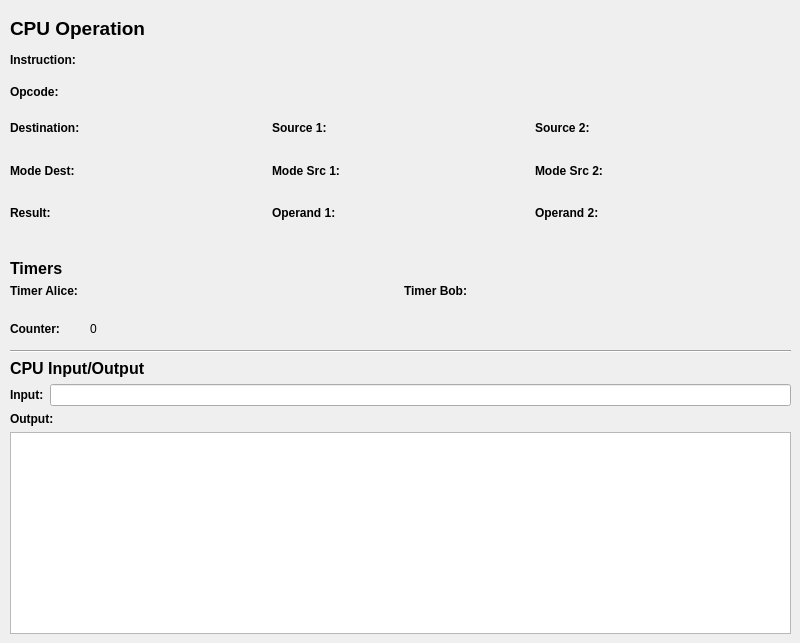
      <widget class="QWidget" name="tab">
       <attribute name="title">
        <string>CPU Operation</string>
       </attribute>
       <widget class="QWidget" name="layoutWidget">
        <property name="geometry">
         <rect>
          <x>10</x>
          <y>50</y>
          <width>771</width>
          <height>19</height>
         </rect>
        </property>
        <layout class="QHBoxLayout" name="horizontalLayout_4">
         <item>
          <widget class="QLabel" name="label_3">
           <property name="enabled">
            <bool>true</bool>
           </property>
           <property name="sizePolicy">
            <sizepolicy hsizetype="Fixed" vsizetype="Preferred">
             <horstretch>0</horstretch>
             <verstretch>0</verstretch>
            </sizepolicy>
           </property>
           <property name="font">
            <font>
             <weight>75</weight>
             <bold>true</bold>
            </font>
           </property>
           <property name="text">
            <string>Instruction:</string>
           </property>
          </widget>
         </item>
         <item>
          <widget class="QLabel" name="CPUInstruction">
           <property name="text">
            <string/>
           </property>
          </widget>
         </item>
        </layout>
       </widget>
       <widget class="QLabel" name="label_2">
        <property name="geometry">
         <rect>
          <x>10</x>
          <y>17</y>
          <width>136</width>
          <height>22</height>
         </rect>
        </property>
        <property name="font">
         <font>
          <pointsize>14</pointsize>
          <weight>75</weight>
          <bold>true</bold>
         </font>
        </property>
        <property name="text">
         <string>CPU Operation</string>
        </property>
       </widget>
       <widget class="QWidget" name="layoutWidget">
        <property name="geometry">
         <rect>
          <x>10</x>
          <y>82</y>
          <width>771</width>
          <height>19</height>
         </rect>
        </property>
        <layout class="QHBoxLayout" name="horizontalLayout_5">
         <item>
          <widget class="QLabel" name="label_4">
           <property name="sizePolicy">
            <sizepolicy hsizetype="Fixed" vsizetype="Preferred">
             <horstretch>0</horstretch>
             <verstretch>0</verstretch>
            </sizepolicy>
           </property>
           <property name="font">
            <font>
             <weight>75</weight>
             <bold>true</bold>
            </font>
           </property>
           <property name="text">
            <string>Opcode:</string>
           </property>
          </widget>
         </item>
         <item>
          <widget class="QLabel" name="CPUOpcode">
           <property name="text">
            <string/>
           </property>
          </widget>
         </item>
        </layout>
       </widget>
       <widget class="QWidget" name="layoutWidget">
        <property name="geometry">
         <rect>
          <x>10</x>
          <y>110</y>
          <width>781</width>
          <height>121</height>
         </rect>
        </property>
        <layout class="QGridLayout" name="gridLayout">
         <item row="0" column="0">
          <layout class="QHBoxLayout" name="horizontalLayout_6">
           <item>
            <widget class="QLabel" name="label_5">
             <property name="sizePolicy">
              <sizepolicy hsizetype="Fixed" vsizetype="Preferred">
               <horstretch>0</horstretch>
               <verstretch>0</verstretch>
              </sizepolicy>
             </property>
             <property name="font">
              <font>
               <weight>75</weight>
               <bold>true</bold>
              </font>
             </property>
             <property name="text">
              <string>Destination:</string>
             </property>
            </widget>
           </item>
           <item>
            <widget class="QLabel" name="CPUDest">
             <property name="text">
              <string/>
             </property>
            </widget>
           </item>
          </layout>
         </item>
         <item row="0" column="3">
          <layout class="QHBoxLayout" name="horizontalLayout_8">
           <item>
            <widget class="QLabel" name="label_7">
             <property name="sizePolicy">
              <sizepolicy hsizetype="Fixed" vsizetype="Preferred">
               <horstretch>0</horstretch>
               <verstretch>0</verstretch>
              </sizepolicy>
             </property>
             <property name="font">
              <font>
               <weight>75</weight>
               <bold>true</bold>
              </font>
             </property>
             <property name="text">
              <string>Source 2:</string>
             </property>
            </widget>
           </item>
           <item>
            <widget class="QLabel" name="CPUSource2">
             <property name="text">
              <string/>
             </property>
            </widget>
           </item>
          </layout>
         </item>
         <item row="1" column="0">
          <layout class="QHBoxLayout" name="horizontalLayout_10">
           <item>
            <widget class="QLabel" name="label_8">
             <property name="sizePolicy">
              <sizepolicy hsizetype="Fixed" vsizetype="Preferred">
               <horstretch>0</horstretch>
               <verstretch>0</verstretch>
              </sizepolicy>
             </property>
             <property name="font">
              <font>
               <weight>75</weight>
               <bold>true</bold>
              </font>
             </property>
             <property name="text">
              <string>Mode Dest:</string>
             </property>
            </widget>
           </item>
           <item>
            <widget class="QLabel" name="CPUdestmode">
             <property name="text">
              <string/>
             </property>
            </widget>
           </item>
          </layout>
         </item>
         <item row="1" column="1">
          <layout class="QHBoxLayout" name="horizontalLayout_9">
           <item>
            <widget class="QLabel" name="label_9">
             <property name="sizePolicy">
              <sizepolicy hsizetype="Fixed" vsizetype="Preferred">
               <horstretch>0</horstretch>
               <verstretch>0</verstretch>
              </sizepolicy>
             </property>
             <property name="font">
              <font>
               <weight>75</weight>
               <bold>true</bold>
              </font>
             </property>
             <property name="text">
              <string>Mode Src 1:</string>
             </property>
            </widget>
           </item>
           <item>
            <widget class="QLabel" name="CPUsrc1mode">
             <property name="text">
              <string/>
             </property>
            </widget>
           </item>
          </layout>
         </item>
         <item row="1" column="3">
          <layout class="QHBoxLayout" name="horizontalLayout_11">
           <item>
            <widget class="QLabel" name="label_10">
             <property name="sizePolicy">
              <sizepolicy hsizetype="Fixed" vsizetype="Preferred">
               <horstretch>0</horstretch>
               <verstretch>0</verstretch>
              </sizepolicy>
             </property>
             <property name="font">
              <font>
               <weight>75</weight>
               <bold>true</bold>
              </font>
             </property>
             <property name="text">
              <string>Mode Src 2:</string>
             </property>
            </widget>
           </item>
           <item>
            <widget class="QLabel" name="CPUsrc2mode">
             <property name="text">
              <string/>
             </property>
            </widget>
           </item>
          </layout>
         </item>
         <item row="3" column="0">
          <layout class="QHBoxLayout" name="horizontalLayout_12">
           <item>
            <widget class="QLabel" name="label_11">
             <property name="sizePolicy">
              <sizepolicy hsizetype="Fixed" vsizetype="Preferred">
               <horstretch>0</horstretch>
               <verstretch>0</verstretch>
              </sizepolicy>
             </property>
             <property name="font">
              <font>
               <weight>75</weight>
               <bold>true</bold>
              </font>
             </property>
             <property name="text">
              <string>Result:</string>
             </property>
            </widget>
           </item>
           <item>
            <widget class="QLabel" name="CPUResult">
             <property name="text">
              <string/>
             </property>
            </widget>
           </item>
          </layout>
         </item>
         <item row="3" column="1">
          <layout class="QHBoxLayout" name="horizontalLayout_13">
           <item>
            <widget class="QLabel" name="label_12">
             <property name="sizePolicy">
              <sizepolicy hsizetype="Fixed" vsizetype="Preferred">
               <horstretch>0</horstretch>
               <verstretch>0</verstretch>
              </sizepolicy>
             </property>
             <property name="font">
              <font>
               <weight>75</weight>
               <bold>true</bold>
              </font>
             </property>
             <property name="text">
              <string>Operand 1:</string>
             </property>
            </widget>
           </item>
           <item>
            <widget class="QLabel" name="CPUOperand1">
             <property name="text">
              <string/>
             </property>
            </widget>
           </item>
          </layout>
         </item>
         <item row="0" column="1">
          <layout class="QHBoxLayout" name="horizontalLayout_7">
           <item>
            <widget class="QLabel" name="label_6">
             <property name="sizePolicy">
              <sizepolicy hsizetype="Fixed" vsizetype="Preferred">
               <horstretch>0</horstretch>
               <verstretch>0</verstretch>
              </sizepolicy>
             </property>
             <property name="font">
              <font>
               <weight>75</weight>
               <bold>true</bold>
              </font>
             </property>
             <property name="text">
              <string>Source 1:</string>
             </property>
            </widget>
           </item>
           <item>
            <widget class="QLabel" name="CPUSource1">
             <property name="text">
              <string/>
             </property>
            </widget>
           </item>
          </layout>
         </item>
         <item row="3" column="3">
          <layout class="QHBoxLayout" name="horizontalLayout_14">
           <item>
            <widget class="QLabel" name="label_13">
             <property name="sizePolicy">
              <sizepolicy hsizetype="Fixed" vsizetype="Preferred">
               <horstretch>0</horstretch>
               <verstretch>0</verstretch>
              </sizepolicy>
             </property>
             <property name="font">
              <font>
               <weight>75</weight>
               <bold>true</bold>
              </font>
             </property>
             <property name="text">
              <string>Operand 2:</string>
             </property>
            </widget>
           </item>
           <item>
            <widget class="QLabel" name="CPUOperand2">
             <property name="text">
              <string/>
             </property>
            </widget>
           </item>
          </layout>
         </item>
         <item row="2" column="0">
          <layout class="QHBoxLayout" name="horizontalLayout_26"/>
         </item>
         <item row="2" column="1">
          <layout class="QHBoxLayout" name="horizontalLayout_27"/>
         </item>
         <item row="2" column="3">
          <layout class="QHBoxLayout" name="horizontalLayout_28"/>
         </item>
        </layout>
       </widget>
       <widget class="QWidget" name="layoutWidget">
        <property name="geometry">
         <rect>
          <x>10</x>
          <y>350</y>
          <width>781</width>
          <height>284</height>
         </rect>
        </property>
        <layout class="QVBoxLayout" name="verticalLayout">
         <item>
          <widget class="Line" name="line_2">
           <property name="orientation">
            <enum>Qt::Horizontal</enum>
           </property>
          </widget>
         </item>
         <item>
          <widget class="QLabel" name="label_26">
           <property name="font">
            <font>
             <pointsize>12</pointsize>
             <weight>75</weight>
             <bold>true</bold>
            </font>
           </property>
           <property name="text">
            <string>CPU Input/Output</string>
           </property>
          </widget>
         </item>
         <item>
          <layout class="QHBoxLayout" name="horizontalLayout_25">
           <item>
            <widget class="QLabel" name="label_27">
             <property name="font">
              <font>
               <weight>75</weight>
               <bold>true</bold>
              </font>
             </property>
             <property name="text">
              <string>Input:</string>
             </property>
            </widget>
           </item>
           <item>
            <widget class="QLineEdit" name="CPUInput"/>
           </item>
          </layout>
         </item>
         <item>
          <widget class="QLabel" name="label_28">
           <property name="font">
            <font>
             <family>Ubuntu</family>
             <weight>75</weight>
             <bold>true</bold>
            </font>
           </property>
           <property name="text">
            <string>Output:</string>
           </property>
          </widget>
         </item>
         <item>
          <widget class="QTextEdit" name="CPUOutput"/>
         </item>
        </layout>
       </widget>
       <widget class="QLabel" name="label_24">
        <property name="geometry">
         <rect>
          <x>10</x>
          <y>260</y>
          <width>67</width>
          <height>17</height>
         </rect>
        </property>
        <property name="font">
         <font>
          <pointsize>12</pointsize>
          <weight>75</weight>
          <bold>true</bold>
         </font>
        </property>
        <property name="text">
         <string>Timers</string>
        </property>
       </widget>
       <widget class="QWidget" name="layoutWidget">
        <property name="geometry">
         <rect>
          <x>10</x>
          <y>280</y>
          <width>781</width>
          <height>21</height>
         </rect>
        </property>
        <layout class="QHBoxLayout" name="horizontalLayout_24">
         <item>
          <layout class="QHBoxLayout" name="horizontalLayout_22">
           <item>
            <widget class="QLabel" name="label_20">
             <property name="sizePolicy">
              <sizepolicy hsizetype="Fixed" vsizetype="Preferred">
               <horstretch>0</horstretch>
               <verstretch>0</verstretch>
              </sizepolicy>
             </property>
             <property name="font">
              <font>
               <weight>75</weight>
               <bold>true</bold>
              </font>
             </property>
             <property name="text">
              <string>Timer Alice:</string>
             </property>
            </widget>
           </item>
           <item>
            <widget class="QLabel" name="CPUTimerAlice">
             <property name="text">
              <string/>
             </property>
            </widget>
           </item>
          </layout>
         </item>
         <item>
          <layout class="QHBoxLayout" name="horizontalLayout_23">
           <item>
            <widget class="QLabel" name="label_22">
             <property name="sizePolicy">
              <sizepolicy hsizetype="Fixed" vsizetype="Preferred">
               <horstretch>0</horstretch>
               <verstretch>0</verstretch>
              </sizepolicy>
             </property>
             <property name="font">
              <font>
               <weight>75</weight>
               <bold>true</bold>
              </font>
             </property>
             <property name="text">
              <string>Timer Bob:</string>
             </property>
            </widget>
           </item>
           <item>
            <widget class="QLabel" name="CPUTimerBob">
             <property name="text">
              <string/>
             </property>
            </widget>
           </item>
          </layout>
         </item>
        </layout>
       </widget>
       <widget class="QLabel" name="label_30">
        <property name="geometry">
         <rect>
          <x>10</x>
          <y>320</y>
          <width>67</width>
          <height>17</height>
         </rect>
        </property>
        <property name="font">
         <font>
          <weight>75</weight>
          <bold>true</bold>
         </font>
        </property>
        <property name="text">
         <string>Counter:</string>
        </property>
       </widget>
       <widget class="QLabel" name="CPUCounter">
        <property name="geometry">
         <rect>
          <x>90</x>
          <y>320</y>
          <width>311</width>
          <height>17</height>
         </rect>
        </property>
        <property name="text">
         <string>0</string>
        </property>
       </widget>
      </widget>
